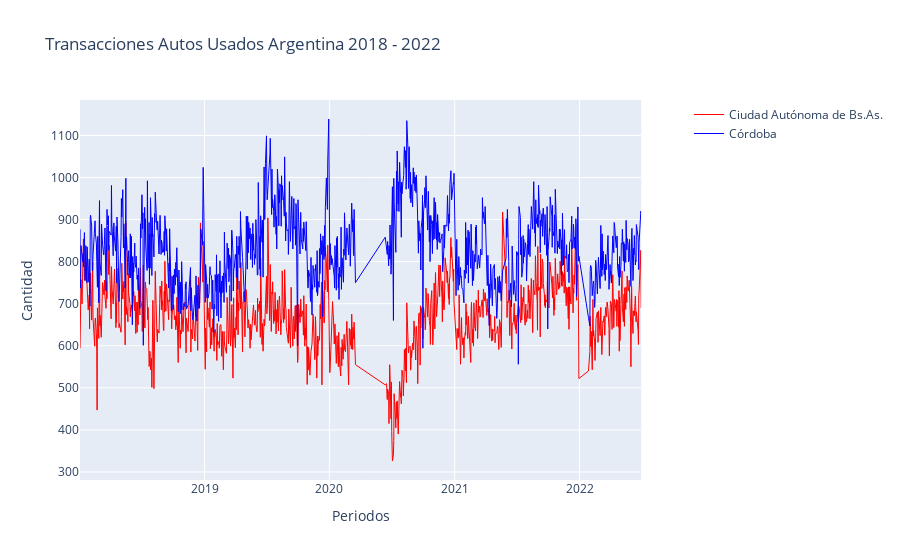

Notebook code cell kept with this figure:
### Code cell
from plotly.subplots import make_subplots

subfig = make_subplots(specs=[[{"secondary_y": True}]])

fig  = px.line(df, x="tramite_fecha", y="Ciudad Autónoma de Bs.As.")

fig2 = px.line(df, x="tramite_fecha",y="Córdoba")

fig.update_layout(xaxis_rangeslider_visible=True)
fig.update_traces(showlegend=True,name='Ciudad Autónoma de Bs.As.',line_color='red', line_width=1)
fig2.update_traces(showlegend=True,name='Córdoba',line_color='#0000ff', line_width=1) #, yaxis="y2"
subfig.add_traces(fig.data + fig2.data)

subfig.layout.xaxis.title ="Periodos"
subfig.layout.yaxis.title ="Cantidad"
subfig.layout.yaxis2.title="Cantidad"
subfig.layout.title="Transacciones Autos Usados Argentina 2018 - 2022"

subfig.show()

### Figure 1 — Plotly figure (JSON) as saved in the notebook; plotly's stock layout.template omitted (floating-point values rounded to 4 significant figures; data arrays with more than 128 entries replaced by an {"elided": "..."} marker saying what was removed)
{"data": [{"hovertemplate": "tramite_fecha=%{x}<br>Ciudad Autónoma de Bs.As.=%{y}<extra></extra>", "legendgroup": "", "line": {"color": "red", "dash": "solid", "width": 1}, "mode": "lines", "name": "Ciudad Autónoma de Bs.As.", "orientation": "v", "showlegend": true, "type": "scatter", "visible": true, "x": {"elided": "986 str values"}, "xaxis": "x", "y": {"elided": "986 int values"}, "yaxis": "y"}, {"hovertemplate": "tramite_fecha=%{x}<br>Córdoba=%{y}<extra></extra>", "legendgroup": "", "line": {"color": "#0000ff", "dash": "solid", "width": 1}, "mode": "lines", "name": "Córdoba", "orientation": "v", "showlegend": true, "type": "scatter", "visible": true, "x": {"elided": "986 str values"}, "xaxis": "x", "y": {"elided": "986 int values"}, "yaxis": "y"}], "layout": {"autosize": true, "title": {"text": "Transacciones Autos Usados Argentina 2018 - 2022"}, "xaxis": {"anchor": "y", "autorange": true, "domain": [0, 0.94], "range": ["2018-01-02", "2022-06-30"], "title": {"text": "Periodos"}, "type": "date"}, "yaxis": {"anchor": "x", "autorange": true, "domain": [0, 1], "range": [280.8, 1184.0], "title": {"text": "Cantidad"}, "type": "linear"}, "yaxis2": {"anchor": "x", "overlaying": "y", "side": "right", "title": {"text": "Cantidad"}}}}
